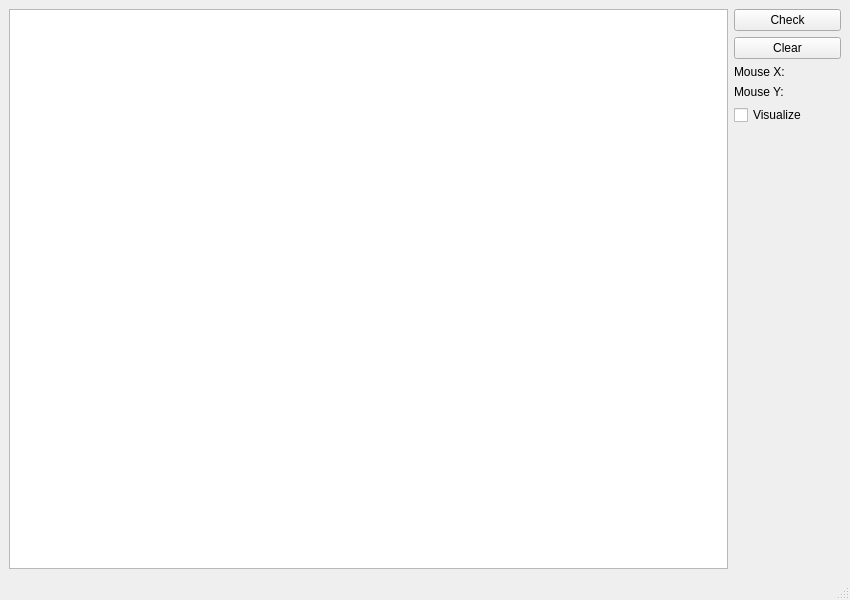
<?xml version="1.0" encoding="UTF-8"?>
<ui version="4.0">
 <class>MainWindow</class>
 <widget class="QMainWindow" name="MainWindow">
  <property name="geometry">
   <rect>
    <x>0</x>
    <y>0</y>
    <width>850</width>
    <height>600</height>
   </rect>
  </property>
  <property name="windowTitle">
   <string>Polar</string>
  </property>
  <widget class="QWidget" name="centralwidget">
   <layout class="QGridLayout" name="gridLayout">
    <item row="0" column="0">
     <widget class="QDMGraphicsView" name="graphicsView"/>
    </item>
    <item row="0" column="1">
     <layout class="QVBoxLayout" name="verticalLayout_2">
      <item>
       <widget class="QPushButton" name="pushButton_check">
        <property name="text">
         <string>Check</string>
        </property>
       </widget>
      </item>
      <item>
       <widget class="QPushButton" name="pushButton_clear">
        <property name="text">
         <string>Clear</string>
        </property>
       </widget>
      </item>
      <item>
       <layout class="QVBoxLayout" name="verticalLayout">
        <item>
         <layout class="QHBoxLayout" name="horizontalLayout">
          <item>
           <widget class="QLabel" name="label">
            <property name="text">
             <string>Mouse X:</string>
            </property>
           </widget>
          </item>
          <item>
           <widget class="QLabel" name="label_m_x">
            <property name="minimumSize">
             <size>
              <width>50</width>
              <height>0</height>
             </size>
            </property>
            <property name="maximumSize">
             <size>
              <width>50</width>
              <height>16777215</height>
             </size>
            </property>
            <property name="text">
             <string/>
            </property>
           </widget>
          </item>
         </layout>
        </item>
        <item>
         <layout class="QHBoxLayout" name="horizontalLayout_2">
          <item>
           <widget class="QLabel" name="label_2">
            <property name="text">
             <string>Mouse Y:</string>
            </property>
           </widget>
          </item>
          <item>
           <widget class="QLabel" name="label_m_y">
            <property name="minimumSize">
             <size>
              <width>50</width>
              <height>0</height>
             </size>
            </property>
            <property name="maximumSize">
             <size>
              <width>50</width>
              <height>16777215</height>
             </size>
            </property>
            <property name="text">
             <string/>
            </property>
           </widget>
          </item>
         </layout>
        </item>
       </layout>
      </item>
      <item>
       <widget class="QCheckBox" name="checkBox_visualize">
        <property name="text">
         <string>Visualize</string>
        </property>
       </widget>
      </item>
      <item>
       <spacer name="verticalSpacer">
        <property name="orientation">
         <enum>Qt::Vertical</enum>
        </property>
        <property name="sizeHint" stdset="0">
         <size>
          <width>20</width>
          <height>40</height>
         </size>
        </property>
       </spacer>
      </item>
     </layout>
    </item>
   </layout>
  </widget>
  <widget class="QMenuBar" name="menubar">
   <property name="geometry">
    <rect>
     <x>0</x>
     <y>0</y>
     <width>850</width>
     <height>21</height>
    </rect>
   </property>
  </widget>
  <widget class="QStatusBar" name="statusbar"/>
 </widget>
 <customwidgets>
  <customwidget>
   <class>QDMGraphicsView</class>
   <extends>QGraphicsView</extends>
   <header>polar_graphicsView</header>
  </customwidget>
 </customwidgets>
 <resources/>
 <connections/>
</ui>
